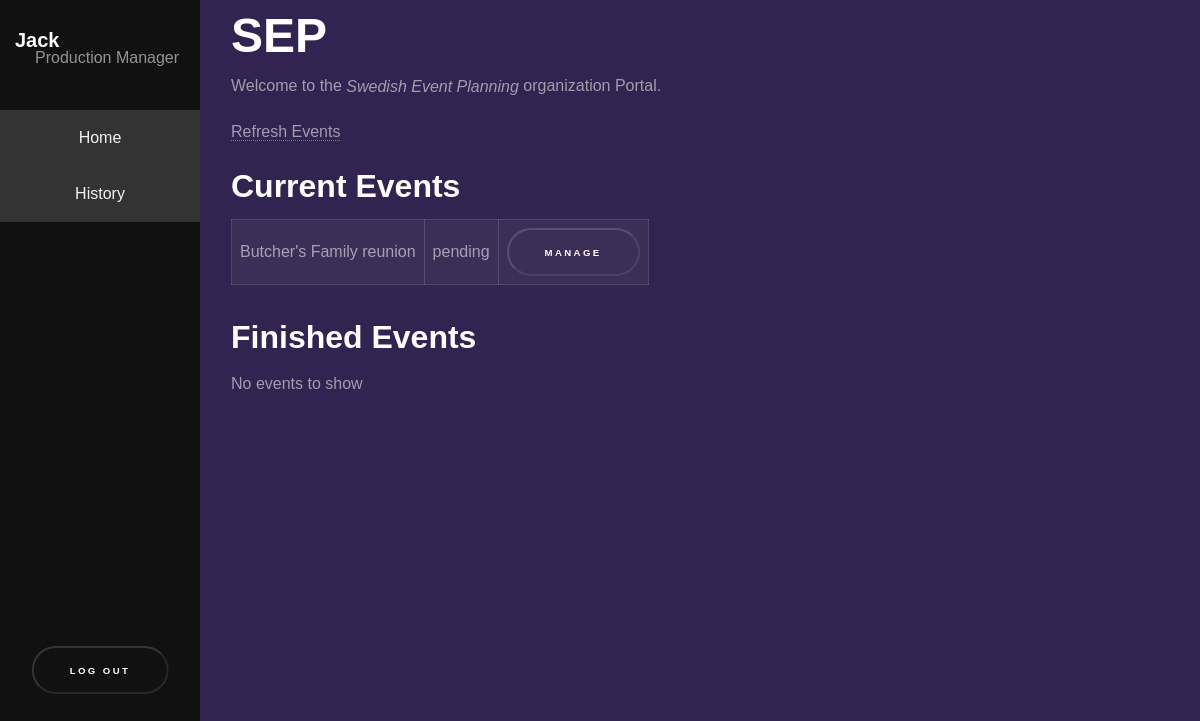
Screenshot of / (signed in) with the database file from the repository.
### SEP/models.py (models this page shows, shortened)
class Event(models.Model):
    client = models.ForeignKey(Client, on_delete=models.CASCADE)
    event_type = models.CharField(max_length=200)
    description = models.CharField(max_length= 1000)
    attendees = models.IntegerField(default=0)
    expected_budget = models.IntegerField(default=0)
    from_date = models.DateTimeField('From')
    to_date = models.DateTimeField('To')
    decorations = models.CharField(max_length=500)
    film_and_photos = models.CharField(max_length=500)
    posters_art = models.CharField(max_length=500)
    food_drinks = models.CharField(max_length=500)
    music = models.CharField(max_length=500)
    computers = models.CharField(max_length=500)
    other = models.CharField(max_length=500)
    status = models.CharField(max_length=20)

class Client(models.Model):
    client_name = models.CharField(max_length=50)
    organized_events = models.IntegerField(default=0)
    def __str__(self):
    	return self.client_name

### SEP/views.py (the view)
# urls.py: path('', views.index, name='index'),
def index(request):
	num_visits = request.session.get('num_visits', 0)
	if (request.user.groups.filter(name='CS Manager').exists()):
		return get_pending_events(request)
	elif (request.user.groups.filter(name='Financial Manager').exists()):
		return get_cs_accepted_events(request)
	elif (request.user.groups.filter(name='Administration Manager').exists()):
		return get_fin_accepted_events(request)
	elif (request.user.groups.filter(name='Production Manager').exists() or
		request.user.groups.filter(name='Services Manager').exists()):
		return show_events(request)
	elif (request.user.groups.filter(name='Chef').exists() or
		request.user.groups.filter(name='Computer').exists() or
		request.user.groups.filter(name='Decoration').exists() or
		request.user.groups.filter(name='Graphic Design').exists() or
		request.user.groups.filter(name='Music').exists() or
		request.user.groups.filter(name='Photography').exists() or
		request.user.groups.filter(name='Waiter').exists()):
		return get_tasks(request)
	else:
		return render(
			request,
			'index.html'
		)

### SEP/views.py (called while the page is built, shortened)
def show_events(request):
	all_events = Event.objects.exclude(status="finished").exclude(status="archived")
	for event in all_events:
		update_event_status(event.pk)
	event_pending = Event.objects.exclude(status="finished").exclude(status="archived")
	event_finished = Event.objects.filter(status="finished")
	return render(
		request,
		'index.html',
		context={'event_pending': event_pending, 'event_finished': event_finished},
		)

def update_event_status(event_id):
	event = Event.objects.get(pk=event_id)
	tasks = Task.objects.filter(project=event)
	finish = False
	all_finish = True
	event_status = "pending"
	if finish:
		event.status = "finished"
		client_id = event.client
		client_id.organized_events = client_id.organized_events + 1
		client_id.save()
		for sample in tasks:
			sample.delete()
	else:
		event.status = event_status
	event.save()

### templates/index.html (shortened to what this page needs)
{% extends "base_generic.html" %}
{% block content %}
<h1>SEP</h1>
<p>Welcome to the <em>Swedish Event Planning</em> organization Portal.</p>
{% if user.is_authenticated %}
{% if user.groups.all.0.name == 'Production Manager' or  user.groups.all.0.name == 'Services Manager'%}
<p><a href="{% url 'events_progress' %}">Refresh Events</a></p>
<h4>Current Events</h4>
{%if event_pending%}
<table>
{% for event in event_pending %}
	<tr>
		<td>{{ event.client }}'s {{ event.event_type }}</td>
		<td>{{ event.status }}</td>
		<td><form method="get" action="{% url 'start_event' %}" style = "margin: 0 0 0 0;">
		<button type="submit" name = "event_pk" value="{{ event.pk }}">Manage</button>
		</form></td>
	</tr>
{% endfor %}
</table>
{%else %}
<p> No events to show </p>
{%endif %}
<br>
<h4>Finished Events</h4>
{%if event_finished%}
<table>
{% for event in event_finished %}
	<tr>
		<td>{{ event.client }}'s {{ event.event_type }}</td>
		<td><form method="get" action="{% url 'archive_event' %}" style = "margin: 0 0 0 0;">
		{% csrf_token %}
		<button type="submit" name = "event_pk" value="{{ event.pk }}">Archive</button>
		</form></td>
	</tr>
{% endfor %}
</table>
{%else %}
<p> No events to show </p>
{%endif %}
{% endif %}
{% endif %}
{% endblock %}

### templates/base_generic.html (shortened to what this page needs)
<!DOCTYPE html>
<html lang="en">
<head>
  <link rel="stylesheet" href="https://stackpath.bootstrapcdn.com/bootstrap/4.1.3/css/bootstrap.min.css">
  {% load static %}
  <link rel="stylesheet" href="{% static 'styles.css' %}">
  <link rel="stylesheet" href="{% static 'template.css' %}">
</head>
<body>
<div class="container-fluid">
<div class="row">
  <div class="col-sm-2">
  {% block sidebar %}
  <div class="sidebar-nav_1">
   {% if user.is_authenticated %}
   <ul class = "menu">
     <li style="padding-left: 15px;"><b style= "font-size: 1.25em">{{ user.first_name }}</b></li>
     <li style="padding-left: 35px"> <p>{{user.groups.all.0.name}}</p> </li>
   {% endif %}
  </ul><br>
   {% if user.groups.all.0.name == 'Production Manager' or  user.groups.all.0.name == 'Services Manager'%}
     <div class="elem" id="nav"><div class="a" onclick="location.href='/';">Home</div> </div>
     <div class="elem" id="nav"><div class="a" onclick="location.href='/history';">History</div> </div></div>
     {%endif%}
  <ul class="sidebar-nav">
    {% if not user.is_authenticated %}
<button href="#myModal" class="trigger-btn" data-toggle="modal">Log In</button>
{% else %}
<form method="post" action="{% url 'logout' %}" style = "margin: 0 0 0 0;">
    <button type="submit">Log Out</button>
  </form>
{% endif %}
  </ul>
{% endblock %}
  </div>
  <div class="col-sm-10 ">
  {% block content %}{% endblock %}
  </div>
</div>
</div>
</body>
</html>

### static/styles.css (style rules this page uses)
.sidebar-nav { margin: auto auto; }
ul.sidebar-nav { position: absolute; left: 50%; padding-left: 0px; margin-right: -50%; transform: translate(-50%, 0%) }
.menu { border-left: 0px margin-left: 1.5em; margin: auto auto; list-style: none; }
table, th, td { border: 1px solid black; }
.col-sm-2 { height: 100%; width: 20%; position: fixed; z-index: 1; top: 0; left: 0; background-color: #111; overflow-x: hidden; padding-top: 30px; display: inline-block; padding-right: 0px; padding-left: 0px; }
.sidebar-nav_1 { height: 80%; padding: 0; list-style: none; }
.col-sm-10 { margin-left: 18%; overflow-y:scroll; position:fixed; top:0; bottom:0; left:0; right:0; }
#nav { width: 100%; }
.elem { overflow: hidden; background-color: #333; }
.elem .a { box-sizing: border-box; color: #f2f2f2; text-align: center; padding: 14px 16px; }

### rows the page displays
Event: client "Butcher", event_type "Family reunion", status "pending", {{ event.pk }} 3 (drawn)

### other values shown
{{ user.first_name }} "Jack"
{{ user.groups.all.0.name }} "Production Manager"
